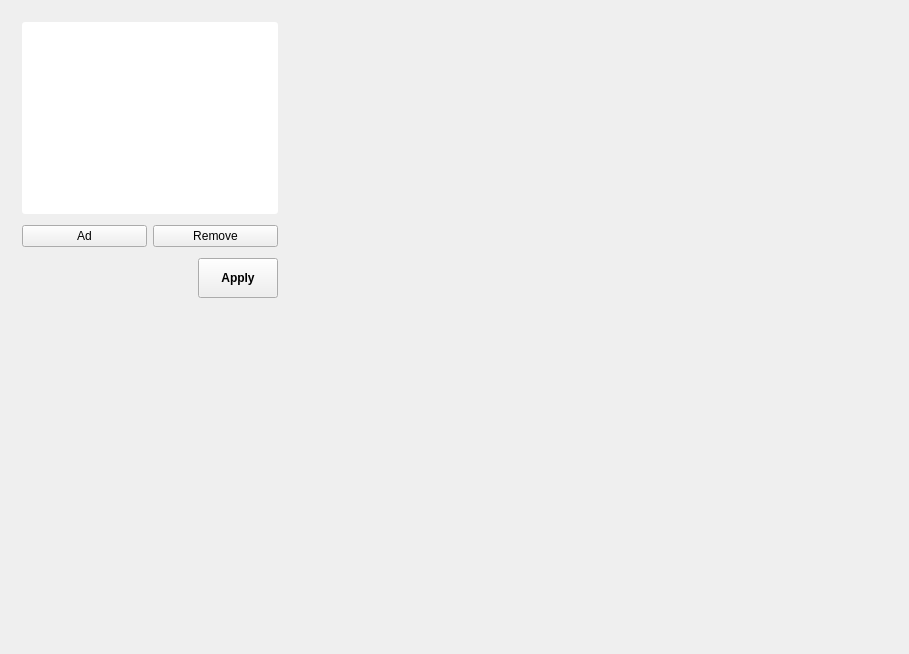
             <widget class="QWidget" name="tab_species">
              <attribute name="icon">
               <iconset resource="../src/ressources.qrc">
                <normaloff>:/icons/icons/fish.png</normaloff>:/icons/icons/fish.png</iconset>
              </attribute>
              <attribute name="title">
               <string>Species</string>
              </attribute>
              <layout class="QGridLayout" name="gridLayout_6">
               <item row="0" column="0">
                <widget class="QFrame" name="frame_species_options">
                 <property name="styleSheet">
                  <string notr="true"/>
                 </property>
                 <property name="frameShape">
                  <enum>QFrame::NoFrame</enum>
                 </property>
                 <property name="frameShadow">
                  <enum>QFrame::Raised</enum>
                 </property>
                 <layout class="QVBoxLayout" name="verticalLayout_10">
                  <property name="spacing">
                   <number>7</number>
                  </property>
                  <property name="leftMargin">
                   <number>11</number>
                  </property>
                  <property name="topMargin">
                   <number>11</number>
                  </property>
                  <property name="rightMargin">
                   <number>11</number>
                  </property>
                  <property name="bottomMargin">
                   <number>11</number>
                  </property>
                  <item>
                   <widget class="QListView" name="listView">
                    <property name="styleSheet">
                     <string notr="true">background-color:white;
border-radius:3px;</string>
                    </property>
                   </widget>
                  </item>
                  <item>
                   <widget class="QFrame" name="frame_buttons">
                    <property name="minimumSize">
                     <size>
                      <width>0</width>
                      <height>30</height>
                     </size>
                    </property>
                    <property name="maximumSize">
                     <size>
                      <width>16777215</width>
                      <height>60</height>
                     </size>
                    </property>
                    <property name="frameShape">
                     <enum>QFrame::NoFrame</enum>
                    </property>
                    <property name="frameShadow">
                     <enum>QFrame::Raised</enum>
                    </property>
                    <layout class="QHBoxLayout" name="horizontalLayout_26">
                     <property name="leftMargin">
                      <number>0</number>
                     </property>
                     <property name="topMargin">
                      <number>0</number>
                     </property>
                     <property name="rightMargin">
                      <number>0</number>
                     </property>
                     <property name="bottomMargin">
                      <number>0</number>
                     </property>
                     <item>
                      <widget class="QPushButton" name="btn_add_item">
                       <property name="text">
                        <string>Ad</string>
                       </property>
                      </widget>
                     </item>
                     <item>
                      <widget class="QPushButton" name="btn_remove_item">
                       <property name="text">
                        <string>Remove</string>
                       </property>
                      </widget>
                     </item>
                    </layout>
                   </widget>
                  </item>
                  <item>
                   <widget class="QFrame" name="frame_apply_species">
                    <property name="minimumSize">
                     <size>
                      <width>0</width>
                      <height>30</height>
                     </size>
                    </property>
                    <property name="maximumSize">
                     <size>
                      <width>16777215</width>
                      <height>60</height>
                     </size>
                    </property>
                    <property name="frameShape">
                     <enum>QFrame::NoFrame</enum>
                    </property>
                    <property name="frameShadow">
                     <enum>QFrame::Raised</enum>
                    </property>
                    <layout class="QHBoxLayout" name="horizontalLayout_35">
                     <property name="leftMargin">
                      <number>0</number>
                     </property>
                     <property name="topMargin">
                      <number>0</number>
                     </property>
                     <property name="rightMargin">
                      <number>0</number>
                     </property>
                     <property name="bottomMargin">
                      <number>0</number>
                     </property>
                     <item>
                      <spacer name="horizontalSpacer_41">
                       <property name="orientation">
                        <enum>Qt::Horizontal</enum>
                       </property>
                       <property name="sizeHint" stdset="0">
                        <size>
                         <width>40</width>
                         <height>20</height>
                        </size>
                       </property>
                      </spacer>
                     </item>
                     <item>
                      <widget class="QPushButton" name="btn_apply_species">
                       <property name="minimumSize">
                        <size>
                         <width>70</width>
                         <height>40</height>
                        </size>
                       </property>
                       <property name="styleSheet">
                        <string notr="true">font:bold;</string>
                       </property>
                       <property name="text">
                        <string>Apply</string>
                       </property>
                      </widget>
                     </item>
                    </layout>
                   </widget>
                  </item>
                 </layout>
                </widget>
               </item>
               <item row="0" column="1">
                <spacer name="horizontalSpacer_36">
                 <property name="orientation">
                  <enum>Qt::Horizontal</enum>
                 </property>
                 <property name="sizeHint" stdset="0">
                  <size>
                   <width>609</width>
                   <height>20</height>
                  </size>
                 </property>
                </spacer>
               </item>
               <item row="1" column="0">
                <spacer name="verticalSpacer_11">
                 <property name="orientation">
                  <enum>Qt::Vertical</enum>
                 </property>
                 <property name="sizeHint" stdset="0">
                  <size>
                   <width>20</width>
                   <height>334</height>
                  </size>
                 </property>
                </spacer>
               </item>
              </layout>
             </widget>
